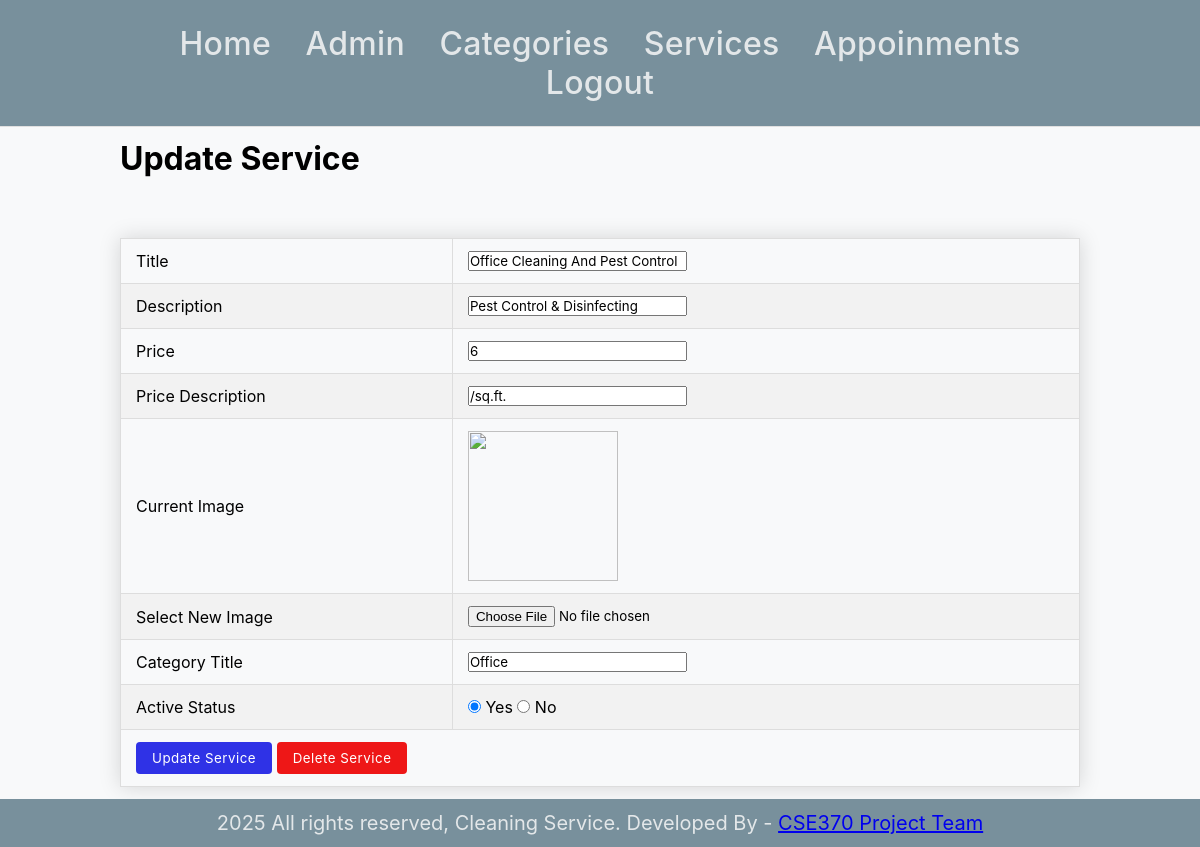
The page /admin/update-services.php?id=40 (signed in) on the database its author committed.
### tables this page shows
CREATE TABLE `service` (
  `Id` int(11) NOT NULL,
  `Title` varchar(150) NOT NULL,
  `Description` varchar(255) NOT NULL,
  `Price` decimal(10,0) NOT NULL,
  `Price_des` varchar(20) NOT NULL,
  `Image_Name` varchar(255) NOT NULL,
  `Category_Title` varchar(100) NOT NULL,
  `Active` varchar(10) NOT NULL
);

### admin/update-services.php (the view, shortened to what this page needs)
<?php include('partial/menu.php'); ?>
<div class="main-content">
    <div class="wrapper">
        <h1>Update Service</h1>
        <br><br>
        <?php
            if(isset($_GET['id'])){
                $id=$_GET['id'];
                $sql="SELECT * FROM service WHERE Id=$id";
                $res=mysqli_query($conn, $sql);
                $count=mysqli_num_rows($res);
                if($count==1)
                {
                    $row=mysqli_fetch_assoc($res);
                    $title=$row['Title'];
                    $description=$row['Description'];
                    $price=$row['Price'];
                    $price_description=$row['Price_des'];
                    $image_name=$row['Image_Name'];
                    $category_title=$row['Category_Title'];
                    $active_status=$row['Active'];
                }
                else
                {
                    header('location:'.SITEURL.'admin/manage-services.php');
                }
            }
            else
            {
                header('location:'.SITEURL.'admin/manage-services.php');
            }
        ?>
        <form action="" method="POST" enctype="multipart/form-data">
            <table class="tbl-full">
                <tr>
                    <td>Title</td>
                    <td>
                        <input type="text" name="title" value="<?php echo $title; ?>">
                    </td>
                </tr>
                <tr>
                    <td>Description</td>
                    <td>
                        <input type="text" name="description" value="<?php echo $description; ?>">
                    </td>
                </tr>
                <tr>
                    <td>Price</td>
                    <td>
                        <input type="number" name="price" value="<?php echo $price; ?>">
                    </td>
                </tr>
                <tr>
                    <td>Price Description</td>
                    <td>
                        <input type="text" name="price_description" value="<?php echo $price_description; ?>">
                    </td>
                </tr>
                <tr>
                    <td>Current Image</td>
                    <td><img src="<?php echo SITEURL; ?>images/services/<?php echo $image_name; ?>" width="150px"></td>
                </tr>
                <tr>
                    <td>Select New Image</td>
                    <td><input type="file" name="image"></td>
                </tr>
                <tr>
                    <td>Category Title</td>
                    <td>
                        <input type="text" name="category_title" value="<?php echo $category_title; ?>">
                    </td>
                </tr>
                <tr>
                    <td>Active Status</td>
                    <td>
                        <input <?php if($active_status=="Yes"){echo "checked";} ?> type="radio" name="active_status" value="Yes"> Yes
                        <input <?php if($active_status=="No"){echo "checked";} ?> type="radio" name="active_status" value="No"> No
                    </td>
                </tr>
                <tr>
                    <td colspan="2">
                        <input type="submit" name="submit" value="Update Service" class="btn-primary">
                        <input type="submit" name="cancle" value="Delete Service" class="btn-danger">
                    </td>
                </tr>
            </table>
        </form>
    </div>
</div>
<?php include('partial/footer.php') ?>

### css/admin.css (style rules this page uses)
* { margin: 0; padding: 0; font-family: -apple-system, BlinkMacSystemFont, "Segoe UI", Roboto, Oxygen-Sans, Ubuntu, Cantarell, "Helvetica Neue", sans-serif; }
.tbl-full { width: 100%; border-collapse: collapse; margin-top: 20px; box-shadow: 0 0 20px rgba(0, 0, 0, 0.15); text-align: left; }
.wrapper { padding: 1%; width: 80%; margin: 0 auto; }
.tbl-full th, .tbl-full td { padding: 12px 15px; border: 1px solid #ddd; text-align: left; }
.tbl-full tr:nth-child(even) { background-color: #f2f2f2; }
.btn-primary { display: inline-block; padding: 8px 16px; background-color: #2f32e6; color: white; text-decoration: none; border-radius: 4px; font-weight: normal; transition: all 0.2s ease; border: none; box-shadow: none; letter-spacing: 0.5px; }
.btn-danger { display: inline-block; padding: 8px 16px; background-color: #ee1717; color: white; text-decoration: none; border-radius: 4px; font-weight: normal; transition: all 0.2s ease; border: none; box-shadow: none; letter-spacing: 0.5px; }
.main-content { background-color: #f8f9fa; min-height: 80vh; }

### rows shown on the page
service: title "Office Cleaning And Pest Control", description "Pest Control & Disinfecting", price "6", price_description "/sq.ft.", category_title "Office", Active "☑"
